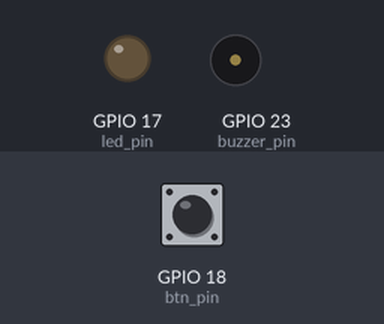
Recording of a program running on a simulated Raspberry Pi (BCM pin numbers). Shown: output pins drawn as LEDs (lit = HIGH), buzzer (waves = sounding, pin HIGH). Dashed ring = blinking. Inputs (shaded band) come from the test bench; at power-on: GPIO 18 (btn_pin) LOW. What the program prints to the terminal is not drawn.

Above: at 1.2 s.
1.3 s: GPIO 18 (btn_pin) pulled HIGH for 0.15 s
At 1.4 s:
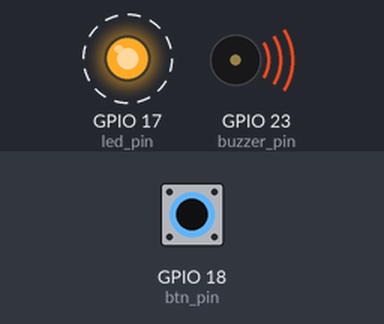
Timing chart, 0 to 10.3 s (numbered marks = the images above; inputs shaded):
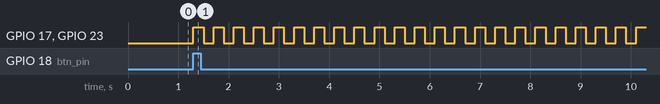

The program:

starter.py
```python
import RPi.GPIO as GPIO
import time

GPIO.setmode(GPIO.BCM)

btn_pin = 18    # Αισθητήρας πόρτας (Κουμπί)
led_pin = 17    # Προειδοποιητικό Φως (LED)
buzzer_pin = 23 # Σειρήνα (Buzzer)

# Ρύθμιση των εξόδων
GPIO.setup(led_pin, GPIO.OUT)
GPIO.setup(buzzer_pin, GPIO.OUT)

# Ρύθμιση εισόδου με Pull-Down (0 = Πόρτα κλειστή, 1 = Πόρτα άνοιξε)
GPIO.setup(btn_pin, GPIO.IN, pull_up_down=GPIO.PUD_DOWN)

# Αρχικοποίηση Συναγερμού (σβηστός)
alarm_triggered = False
GPIO.output(led_pin, GPIO.LOW)
GPIO.output(buzzer_pin, GPIO.LOW)

print("Ο συναγερμός οπλίστηκε. Περιμένω παραβίαση...")

try:
    while True:
        # Αν διαβάσουμε HIGH σημαίνει ότι η πόρτα άνοιξε (το κουμπί πατήθηκε)
        if GPIO.input(btn_pin) == GPIO.HIGH:
            alarm_triggered = True
            print("ΠΡΟΣΟΧΗ! Παραβίαση! Ο συναγερμός ενεργοποιήθηκε!")

        # Αν ο συναγερμός έχει χτυπήσει
        if alarm_triggered:
            # Αναβοσβήνει το LED και κάνει μπιπ το buzzer
            GPIO.output(led_pin, GPIO.HIGH)
            GPIO.output(buzzer_pin, GPIO.HIGH)
            time.sleep(0.2)

            GPIO.output(led_pin, GPIO.LOW)
            GPIO.output(buzzer_pin, GPIO.LOW)
            time.sleep(0.2)

            # Μόνο με Ctrl+C (Stop) σταματάει ο συναγερμός
        else:
            time.sleep(0.1)

except KeyboardInterrupt:
    print("Απενεργοποίηση συναγερμού.")
    GPIO.cleanup()
```

Measured:
- after the input at 1.3 s, GPIO 17 (led_pin), GPIO 23 (buzzer_pin): alternates HIGH for 0.20 s and LOW for 0.20 s, starting at once
